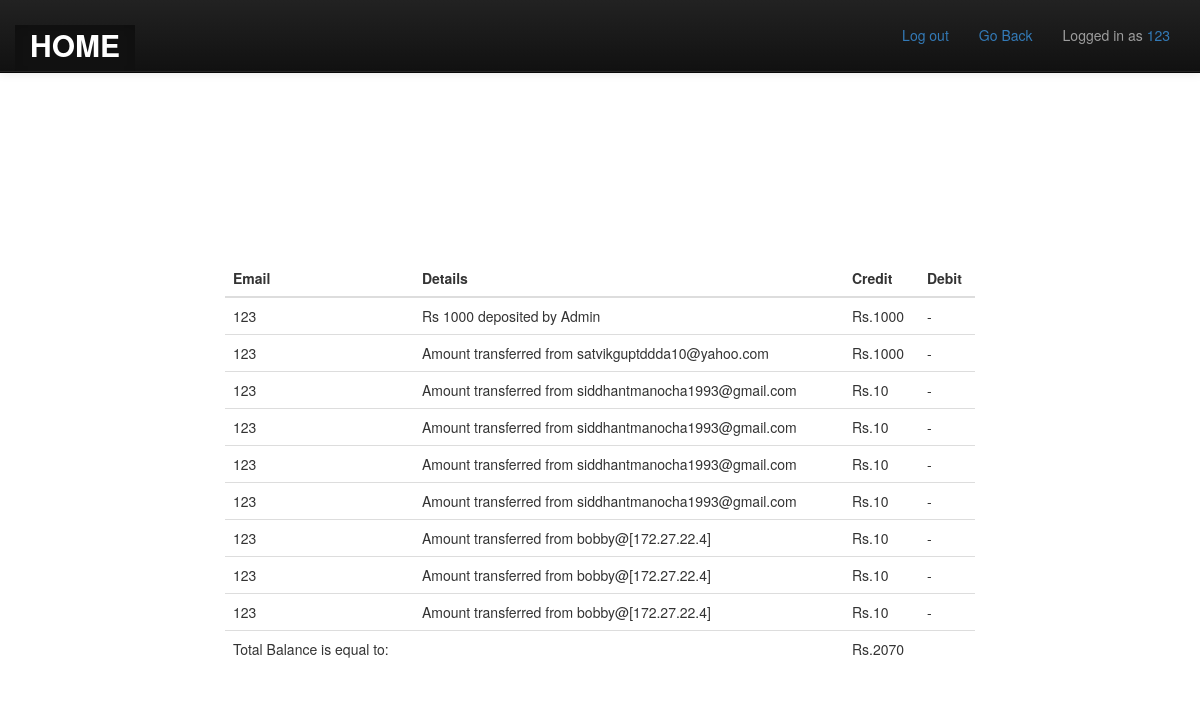
The page /view_transaction.php?username=123 (signed in) on the database its author committed.
### tables this page shows
CREATE TABLE IF NOT EXISTS `datasheet` (
  `email` varchar(50) NOT NULL,
  `details` varchar(2000) NOT NULL,
  `credit` varchar(50) NOT NULL,
  `debit` varchar(50) NOT NULL
);

CREATE TABLE IF NOT EXISTS `users` (
  `email` varchar(50) NOT NULL,
  `altemail` varchar(100) NOT NULL,
  `password` varchar(50) NOT NULL,
  `confirmationstr` varchar(50) DEFAULT NULL,
  `username` varchar(50) DEFAULT NULL,
  `firstname` varchar(50) DEFAULT NULL,
  `lastname` varchar(50) DEFAULT NULL,
  `balance101` double DEFAULT NULL,
  UNIQUE KEY `email` (`email`)
);

### view_transaction.php (the view, shortened to what this page needs)
<?php
 $username1=$_GET['username'];
?>
<!DOCTYPE html>
<html lang="en">
  <head>
 <link href="bootstrap/css/bootstrap.min.css" rel="stylesheet" media="screen">
<link href="//maxcdn.bootstrapcdn.com/bootstrap/3.2.0/css/bootstrap.min.css" rel="stylesheet" media="screen">
  </head>
  <body>
<div class="container-fluid">
			    <div class="navbar navbar-inverse navbar-fixed-top">
			      <div class="navbar-inner">
				<div style="height:70px" class="container-fluid">
				  <div class="nav-collapse">
				    <ul style="margin-top:25px"class="nav">
				      <li class="active"><a href="myhome.php"><span style="font-size:30px"><b>HOME</b></span></a></li>
				    </ul>
				     <p class="navbar-text pull-right">Logged in as <a href="#"><?php global $username;echo $username1; ?></a></p>
 <p class="navbar-text pull-right"> <a href="bank.php?username=<?php global $username;echo $username1; ?>">Go Back</a></p>
<p class="navbar-text pull-right"> <a href="logout.php">Log out</a></p>
				  </div>
				</div>
			      </div>
			    </div>
  <div class="row">
<div class="col-md-6" style="background-color:white;margin-top:200px;color:white"></div>
  <div class="col-md-6" style="background-color:white;margin-top:200px;color:white">.col-md-6</div>
  </div>
</div>
<div class="container">
<div class="row">
	  <div class="col-md-2" >
</div>
  <div class="col-md-8" >
<table class="table table-hover">
      <thead>
        <tr>
          <th>Email</th>
          <th>Details</th>
          <th>Credit</th>
          <th>Debit</th>
        </tr>
      </thead>
 <tbody>
<?php
 require_once("include/dbconnection.php");
?>
<?php
$sql11="SELECT email,details,credit,debit FROM datasheet where email='".$_SESSION['email']."'";
$result=mysql_query($sql11,$connection);
while ($row=mysql_fetch_array($result))
{
echo "<tr style='cursor: pointer;'' ><td>".$row['email']."</td><td>".$row['details']."</td><td>".$row['credit']."</td><td>".$row['debit']."</td> </tr>";
}
$result=mysql_query("SELECT balance101 FROM users where email='".$_SESSION['email']."'",$connection);
while ($row=mysql_fetch_array($result))
{
echo "<br><br>";
  echo "<tr style='cursor: pointer;'' ><td>Total Balance is equal to:</td><td></td><td>Rs.".$row['balance101']."</td><td></td> </tr>";
}
?>
 </tbody>
    </table>
</div>
<div class="col-md-2" >
</div>
</div>
</div>
  </body>
</html>

### rows shown on the page
datasheet: email "123", details "Rs 1000 deposited by Admin", credit "Rs.1000", debit "-"
datasheet: email "123", details "Amount transferred from satvikguptddda10@yahoo.com", credit "Rs.1000", debit "-"
datasheet: email "123", details "Amount transferred from siddhantmanocha1993@gmail.com", credit "Rs.10", debit "-"
datasheet: email "123", details "Amount transferred from siddhantmanocha1993@gmail.com", credit "Rs.10", debit "-"
datasheet: email "123", details "Amount transferred from siddhantmanocha1993@gmail.com", credit "Rs.10", debit "-"
datasheet: email "123", details "Amount transferred from siddhantmanocha1993@gmail.com", credit "Rs.10", debit "-"
datasheet: email "123", details "Amount transferred from bobby@[172.27.22.4]", credit "Rs.10", debit "-"
datasheet: email "123", details "Amount transferred from bobby@[172.27.22.4]", credit "Rs.10", debit "-"
datasheet: email "123", details "Amount transferred from bobby@[172.27.22.4]", credit "Rs.10", debit "-"
users: balance101 "2070"

### other values the page prints
$username1 "123"
